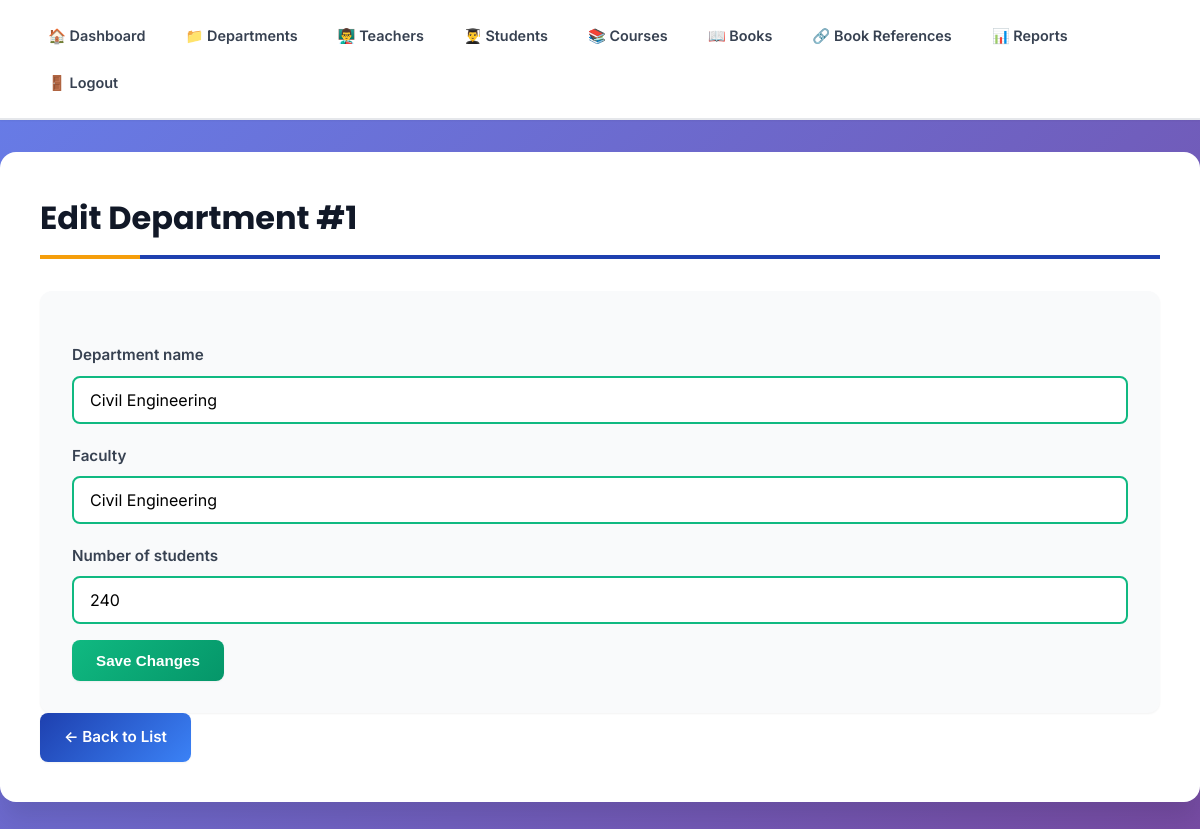
Page /admin/departments_edit.php?id=1 (signed in) on the committed database.
### tables this page shows
CREATE TABLE `departments` (
  `dept_id` int(11) NOT NULL,
  `dept_name` varchar(50) NOT NULL,
  `faculty` varchar(50) NOT NULL,
  `no_of_students` int(11) DEFAULT 0 CHECK (`no_of_students` >= 0)
);

### public/admin/departments_edit.php (the view, shortened to what this page needs)
<?php
require_once __DIR__ . '/../../src/db.php';
$id = isset($_GET['id']) ? intval($_GET['id']) : 0;
$stmt = $mysqli->prepare("SELECT * FROM departments WHERE dept_id = ?");
$stmt->bind_param("i", $id);
$stmt->execute();
$res = $stmt->get_result();
$dept = $res->fetch_assoc();
?>
<!doctype html>
<html>
<head>
  <link rel="stylesheet" href="../../css/style.css">
</head>
<body>
  <?php include __DIR__ . '/../../src/admin_nav.php'; ?>
  <main class="container">
    <h2>Edit Department #<?=htmlspecialchars($dept['dept_id'])?></h2>
    <form method="post" action="">
      <label>Department name</label>
      <input type="text" name="dept_name" value="<?=htmlspecialchars($dept['dept_name'])?>" required>
      <label>Faculty</label>
      <input type="text" name="faculty" value="<?=htmlspecialchars($dept['faculty'])?>" required>
      <label>Number of students</label>
      <input type="number" name="no_of_students" min="0" value="<?=htmlspecialchars($dept['no_of_students'])?>">
      <button type="submit" class="btn">Save Changes</button>
    </form>
    <p><a href="departments_list.php" class="btn">← Back to List</a></p>
  </main>
</body>
</html>

### css/style.css (style rules this page uses)
* { margin: 0; padding: 0; box-sizing: border-box; }
:root { --primary-color: #1e40af; --primary-dark: #1e3a8a; --primary-light: #3b82f6; --secondary-color: #0891b2; --accent-color: #f59e0b; --success-color: #10b981; --danger-color: #ef4444; --warning-color: #f59e0b; --white: #ffffff; --gray-50: #f9fafb; --gray-100: #f3f4f6; --gray-200: #e5e7eb; --gray-300: #d1d5db; --gray-400: #9ca3af; --gray-600: #4b5563; --gray-700: #374151; --gray-800: #1f2937; --gray-900: #111827; --shadow-sm: 0 1px 2px 0 rgba(0, 0, 0, 0.05); --shadow-md: 0 4px 6px -1px rgba(0, 0, 0, 0.1); --shadow-lg: 0 10px 15px -3px rgba(0, 0, 0, 0.1); --shadow-xl: 0 20px 25px -5px rgba(0, 0, 0, 0.1); --radius-sm: 0.375rem; --radius-md: 0.5rem; --radius-lg: 0.75rem; --radius-xl: 1rem; }
body { font-family: 'Inter', -apple-system, BlinkMacSystemFont, 'Segoe UI', sans-serif; background: linear-gradient(135deg, #667eea 0%, #764ba2 100%); background-attachment: fixed; min-height: 100vh; color: var(--gray-800); line-height: 1.6; }
.container { max-width: 1200px; margin: 2rem auto; background: var(--white); padding: 2.5rem; border-radius: var(--radius-xl); box-shadow: var(--shadow-xl); animation: fadeIn 0.5s ease; }
.container h2 { font-family: 'Poppins', sans-serif; font-size: 2rem; font-weight: 700; color: var(--gray-900); border-bottom: 4px solid var(--primary-color); padding-bottom: 0.75rem; margin-bottom: 2rem; position: relative; }
.container h2::after { content: ''; position: absolute; bottom: -4px; left: 0; width: 100px; height: 4px; background: var(--accent-color); }
.btn, a[href*="add"], button[type="submit"], input[type="submit"] { display: inline-block; padding: 0.75rem 1.5rem; font-weight: 600; text-decoration: none; border-radius: var(--radius-md); transition: all 0.3s ease; border: none; cursor: pointer; font-size: 0.95rem; box-shadow: var(--shadow-sm); }
.btn, a[href*="add"] { background: linear-gradient(135deg, var(--primary-color), var(--primary-light)); color: var(--white); }
button[type="submit"], input[type="submit"] { background: linear-gradient(135deg, var(--success-color), #059669); color: var(--white); margin-top: 1rem; }
form { background: var(--gray-50); padding: 2rem; border-radius: var(--radius-lg); margin-top: 1.5rem; box-shadow: var(--shadow-sm); }
form label { display: block; font-weight: 600; color: var(--gray-700); margin-top: 1.25rem; margin-bottom: 0.5rem; font-size: 0.95rem; }
form input, form select, form textarea { width: 100%; padding: 0.75rem 1rem; border: 2px solid var(--gray-300); border-radius: var(--radius-md); font-size: 1rem; transition: all 0.3s ease; background: var(--white); font-family: inherit; }
form input:valid { border-color: var(--success-color); }

### rows in the picture
departments: dept_id "1", dept_name "Civil Engineering", faculty "Civil Engineering", no_of_students "240"
